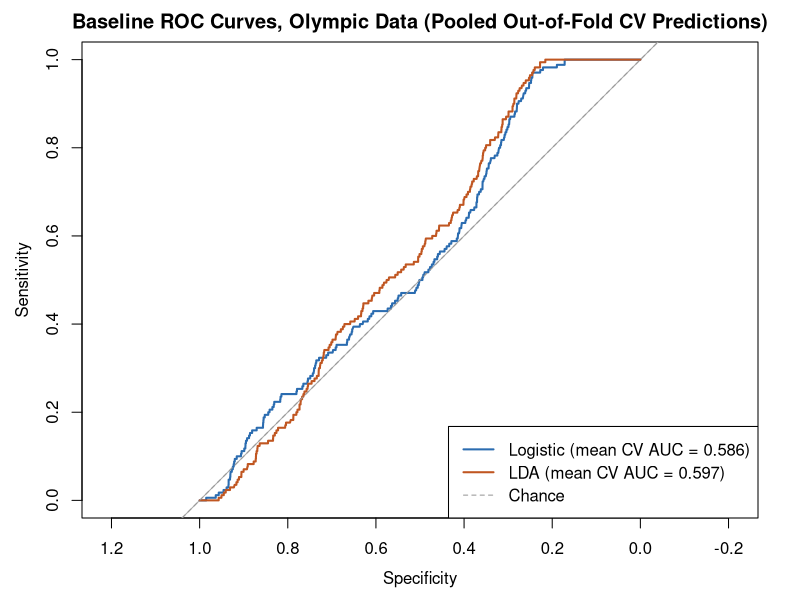

Write R code to recreate this figure.
# Author: MG
# Baseline classifiers: logistic regression and LDA, Olympic only.
# Scored with repeated stratified k-fold CV (a range, not one train/test
# number) per Katie's feedback on the last report.

# Kept to 4 predictors: with only ~17 failures in the training fold, more
# than a handful risks badly overfitting (rule of thumb is ~10 events per
# predictor). World Cup has just 3 distinct failed stadiums total, too few
# to fold or score at all, so it's fit and described below but not CV-scored.

# Uses caret (cross-validation), pROC, and MASS (pulled in by caret for LDA).

library(tidyverse)
library(caret)
library(pROC)

set.seed(123)

predictors <- c("log_capacity_imp", "gdp_pct_rank_imp", "city_pop_pct_rank_imp", "new_build")

# ---- Olympic: CV-scored ----
ol <- read_csv("data/processed/olympic_model_split.csv", show_col_types = FALSE) |>
  mutate(white_elephant = factor(if_else(white_elephant, "yes", "no"),
                                 levels = c("no", "yes")),
         new_build = factor(new_build))

ol_train <- ol |> filter(set == "train") |>
  select(white_elephant, all_of(predictors)) |> drop_na()

cat("Olympic training rows used:", nrow(ol_train),
    "| failures:", sum(ol_train$white_elephant == "yes"), "\n\n")

ctrl <- trainControl(method = "repeatedcv", number = 5, repeats = 10,
                     classProbs = TRUE, summaryFunction = twoClassSummary,
                     savePredictions = "final")

fit_logit <- train(white_elephant ~ ., data = ol_train, method = "glm",
                   family = "binomial", trControl = ctrl, metric = "ROC")
fit_lda <- train(white_elephant ~ ., data = ol_train, method = "lda",
                 trControl = ctrl, metric = "ROC")

cat("== Olympic: Logistic regression, 5-fold CV x 10 repeats ==\n")
print(fit_logit$results)
cat("\n== Olympic: LDA, 5-fold CV x 10 repeats ==\n")
print(fit_lda$results)

cat("\nLogistic ROC across the 50 folds: min", round(min(fit_logit$resample$ROC), 3),
    "max", round(max(fit_logit$resample$ROC), 3),
    "mean", round(mean(fit_logit$resample$ROC), 3), "\n")
cat("LDA ROC across the 50 folds: min", round(min(fit_lda$resample$ROC), 3),
    "max", round(max(fit_lda$resample$ROC), 3),
    "mean", round(mean(fit_lda$resample$ROC), 3), "\n")

# Pooled out-of-fold probabilities re-cut at the threshold that balances
# sensitivity and specificity (Youden's J), instead of the default .5, since
# .5 calls almost everything "no" at a 3% failure rate.
best_cut <- function(pred_df) {
  roc_obj <- roc(pred_df$obs, pred_df$yes, levels = c("no", "yes"),
                 direction = "<", quiet = TRUE)
  coords(roc_obj, "best", best.method = "youden",
         ret = c("threshold", "sensitivity", "specificity"))
}

logit_cut <- best_cut(fit_logit$pred)
lda_cut   <- best_cut(fit_lda$pred)

cat("\nLogistic regression, Youden-optimal cutoff:", round(logit_cut$threshold, 3), "\n")
fit_logit$pred$pred_yj <- factor(if_else(fit_logit$pred$yes >= logit_cut$threshold, "yes", "no"),
                                 levels = c("no", "yes"))
print(confusionMatrix(fit_logit$pred$pred_yj, fit_logit$pred$obs, positive = "yes"))

cat("\nLDA, Youden-optimal cutoff:", round(lda_cut$threshold, 3), "\n")
fit_lda$pred$pred_yj <- factor(if_else(fit_lda$pred$yes >= lda_cut$threshold, "yes", "no"),
                               levels = c("no", "yes"))
print(confusionMatrix(fit_lda$pred$pred_yj, fit_lda$pred$obs, positive = "yes"))

# ---- World Cup: descriptive only, not CV-scored ----
wc <- read_csv("data/processed/worldcup_model_split.csv", show_col_types = FALSE) |>
  mutate(white_elephant = factor(if_else(white_elephant, "yes", "no"),
                                 levels = c("no", "yes")),
         new_build = factor(new_build))

wc_all <- wc |> select(white_elephant, all_of(predictors)) |> drop_na()

cat("\nWorld Cup rows used:", nrow(wc_all),
    "| failures:", sum(wc_all$white_elephant == "yes"), "\n\n")

wc_logit <- glm(white_elephant ~ ., data = wc_all, family = "binomial")
cat("== World Cup: Logistic regression, fit on all rows (descriptive only) ==\n")
print(summary(wc_logit))

cat("\nWorld Cup new_build vs failure crosstab (explains the huge new_build1 SE above):\n")
print(table(wc_all$new_build, wc_all$white_elephant))

# ROC curves for both baseline models, from the pooled out-of-fold CV
# predictions already computed above.

library(pROC)

roc_logit <- roc(fit_logit$pred$obs, fit_logit$pred$yes,
                 levels = c("no", "yes"), direction = "<", quiet = TRUE)
roc_lda   <- roc(fit_lda$pred$obs, fit_lda$pred$yes,
                 levels = c("no", "yes"), direction = "<", quiet = TRUE)

png("reports/modeling/figs/baseline_roc_curves.png", width = 1600, height = 1400, res = 200)
plot(roc_logit, col = "#2b6cb0", lwd = 2,
     main = "Baseline ROC Curves, Olympic Data (Pooled Out-of-Fold CV Predictions)")
plot(roc_lda, col = "#c05621", lwd = 2, add = TRUE)
abline(a = 1, b = -1, lty = 2, col = "gray60")
legend("bottomright",
       legend = c(sprintf("Logistic (mean CV AUC = %.3f)", mean(fit_logit$resample$ROC)),
                  sprintf("LDA (mean CV AUC = %.3f)", mean(fit_lda$resample$ROC)),
                  "Chance"),
       col = c("#2b6cb0", "#c05621", "gray60"),
       lwd = c(2, 2, 1), lty = c(1, 1, 2))
dev.off()

cat("Saved baseline_roc_curves.png to the repo root.\n")
